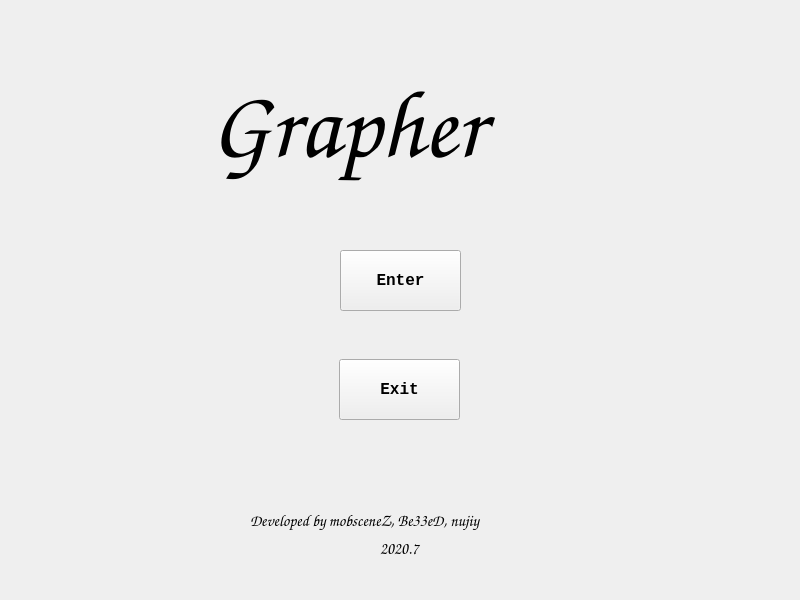
<?xml version="1.0" encoding="UTF-8"?>
<ui version="4.0">
 <class>startinterface</class>
 <widget class="QWidget" name="startinterface">
  <property name="geometry">
   <rect>
    <x>0</x>
    <y>0</y>
    <width>800</width>
    <height>600</height>
   </rect>
  </property>
  <property name="windowTitle">
   <string>Widget</string>
  </property>
  <widget class="QLabel" name="Title">
   <property name="geometry">
    <rect>
     <x>210</x>
     <y>50</y>
     <width>411</width>
     <height>151</height>
    </rect>
   </property>
   <property name="font">
    <font>
     <family>Comic Sans MS</family>
     <pointsize>72</pointsize>
     <italic>true</italic>
    </font>
   </property>
   <property name="text">
    <string>Grapher</string>
   </property>
  </widget>
  <widget class="QPushButton" name="EnterButton">
   <property name="geometry">
    <rect>
     <x>340</x>
     <y>250</y>
     <width>121</width>
     <height>61</height>
    </rect>
   </property>
   <property name="font">
    <font>
     <family>Courier New</family>
     <pointsize>12</pointsize>
     <weight>75</weight>
     <bold>true</bold>
    </font>
   </property>
   <property name="text">
    <string>Enter</string>
   </property>
  </widget>
  <widget class="QPushButton" name="ExitButton">
   <property name="geometry">
    <rect>
     <x>339</x>
     <y>359</y>
     <width>121</width>
     <height>61</height>
    </rect>
   </property>
   <property name="font">
    <font>
     <family>Courier New</family>
     <pointsize>12</pointsize>
     <weight>75</weight>
     <bold>true</bold>
    </font>
   </property>
   <property name="text">
    <string>Exit</string>
   </property>
  </widget>
  <widget class="QLabel" name="developer">
   <property name="geometry">
    <rect>
     <x>250</x>
     <y>510</y>
     <width>331</width>
     <height>21</height>
    </rect>
   </property>
   <property name="font">
    <font>
     <family>Comic Sans MS</family>
     <pointsize>12</pointsize>
     <weight>75</weight>
     <italic>true</italic>
     <bold>true</bold>
    </font>
   </property>
   <property name="text">
    <string>Developed by mobsceneZ, Be33eD, nujiy</string>
   </property>
  </widget>
  <widget class="QLabel" name="label_2">
   <property name="geometry">
    <rect>
     <x>380</x>
     <y>540</y>
     <width>61</width>
     <height>16</height>
    </rect>
   </property>
   <property name="font">
    <font>
     <family>Comic Sans MS</family>
     <pointsize>12</pointsize>
     <weight>75</weight>
     <italic>true</italic>
     <bold>true</bold>
    </font>
   </property>
   <property name="text">
    <string>2020.7</string>
   </property>
  </widget>
 </widget>
 <resources/>
 <connections/>
</ui>
